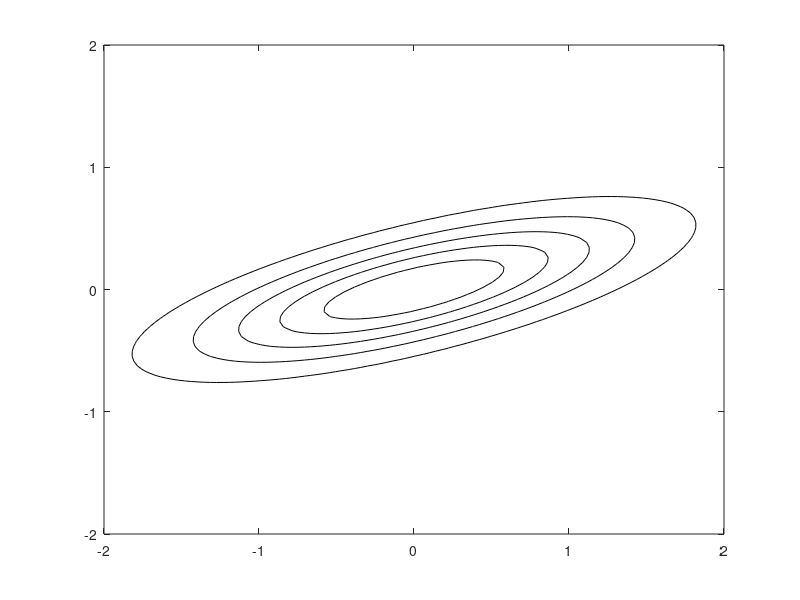

This chart was generated by the following MATLAB code: (Note: this script raises an error after producing the figure.)
figure(1)
clf

% R = rand(2);
% Sigma = R' * R;

Sigma = [ 0.9228    0.2679
    0.2679    0.1611];

N = 100;
x_range = linspace(-2, 2, N);
y_range = x_range;

l_x = -0.5;
u_x = 1;
l_y = -1.5;
u_y = 1.5;

cx_range = linspace(l_x, u_x, N);
cy_range = linspace(l_y, u_y , N);

[X, Y] = meshgrid(x_range, y_range);
[cX, cY] = meshgrid(cx_range, cy_range);


P = nan(N);
cP = nan(N);

for  i = 1:N
    for j = 1:N
        P(i, j) = mvnpdf([X(i, j);Y(i, j)], [0;0], Sigma);
        cP(i, j) = mvnpdf([cX(i, j);cY(i, j)], [0;0], Sigma);
    end
end

% ====
[undC, undesired_h] = contour(X, Y, P, 5, 'k');
hold on

% ====
colours = cbrewer('seq','YlGnBu', 9);
colormap(colours);
[dC, desired_h] = contourf(cX, cY, cP);
shading flat

rectangle('Position', [l_x l_y u_x-l_x u_y-l_y],'EdgeColor', 'k');
% ====
%S = mvnrnd(zeros(10,2), Sigma);
S = [-0.1899    0.1474
   -1.1603   -0.9291
    2.7935    0.7088
    0.7927   -0.0076
    1.3247   -0.0707
   -1.0165   -0.1485
   -0.4502   -0.0493
   -0.2617   -0.0663
    1.0552   -0.0787
   -0.2669    0.2480];

plot(S(:, 1), S(:, 2), 'w.','MarkerSize', 15);
pts_h = plot(S(:, 1), S(:, 2), 'k.','MarkerSize', 9);

% % ====
% 
% plot(x_range, 1.2 * ones(N, 1), 'k', 'LineWidth', 2);
% slice_h = plot(x_range, -1.2 * ones(N, 1),'k', 'LineWidth', 2);

% ====

% S = rand(2);
% V = S' * S;

V = diag([0.5 2]);

colours = flipud(cbrewer('qual','Set1',9));

conv_h = error_ellipse(V, [0.3;0], 'style',...
    {'Color',colours(5,:),'LineWidth', 2});

% ====
set(gca,'LooseInset',get(gca,'TightInset'))
h_legend = legend([undesired_h, desired_h, pts_h, conv_h], ...
    'density, $g(\vf)$', ...
    'integrand', ...
    sprintf('point\nobservations'), ...
    sprintf('convolution\nobservation'),...
    'Location','EastOutside');
legend boxoff

xlabel $f_1$
ylabel('$f_2$','Rotation', 0)
set(gca, 'TickDir', 'out')
set(gca, 'Box', 'off', 'FontSize', 10); 
set(gcf, 'color', 'white'); 
set(gca, 'YGrid', 'off');
set(gca, 'color', 'white'); 
set(gca, 'xtick', [l_x, u_x])
set(gca, 'ytick', [l_y, u_y])
set(gca, 'xticklabel', {'$l_1$', '$u_1$'});
set(gca, 'yticklabel', {'$l_2$', '$u_2$'});

set(get(gca,'YLabel'),'Position',[min(x_range) max(y_range)])
set(get(gca,'XLabel'),'Position',[max(x_range)+0.3 min(y_range)+0.2])

fh = gcf;

width = 9; height = 4;


pos = get(fh, 'position'); 
set(fh, 'units', 'centimeters', ... 
  'NumberTitle', 'off', 'Name', 'plot');
set(fh, 'position', [pos(1:2), width, height]); 

% pos = get(h_legend,'position');
% set(h_legend,'Units','centimeters');
% set(h_legend, 'position',[0 4 pos(3:4)]);



set(0, 'defaulttextinterpreter', 'none')
matlabfrag('~/Docs/bayes-quadrature-for-gaussian-integrals-paper/figures/observations')
